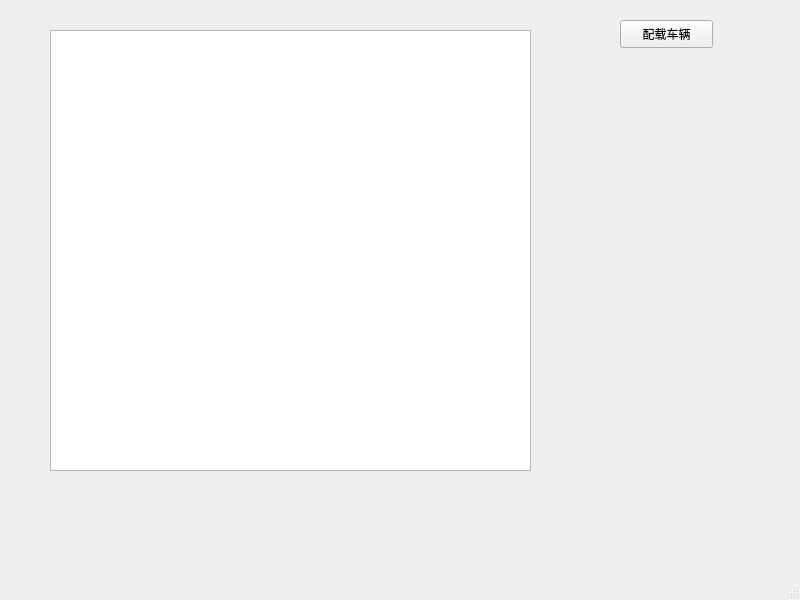
<?xml version="1.0" encoding="UTF-8"?>
<ui version="4.0">
 <class>MainWindow</class>
 <widget class="QMainWindow" name="MainWindow">
  <property name="geometry">
   <rect>
    <x>0</x>
    <y>0</y>
    <width>800</width>
    <height>600</height>
   </rect>
  </property>
  <property name="windowTitle">
   <string>MainWindow</string>
  </property>
  <widget class="QWidget" name="centralwidget">
   <widget class="QPushButton" name="button">
    <property name="geometry">
     <rect>
      <x>620</x>
      <y>20</y>
      <width>93</width>
      <height>28</height>
     </rect>
    </property>
    <property name="text">
     <string>配载车辆</string>
    </property>
   </widget>
   <widget class="QGraphicsView" name="graphicsView">
    <property name="geometry">
     <rect>
      <x>50</x>
      <y>30</y>
      <width>481</width>
      <height>441</height>
     </rect>
    </property>
   </widget>
  </widget>
  <widget class="QMenuBar" name="menubar">
   <property name="geometry">
    <rect>
     <x>0</x>
     <y>0</y>
     <width>800</width>
     <height>26</height>
    </rect>
   </property>
  </widget>
  <widget class="QStatusBar" name="statusbar"/>
 </widget>
 <resources/>
 <connections/>
</ui>
